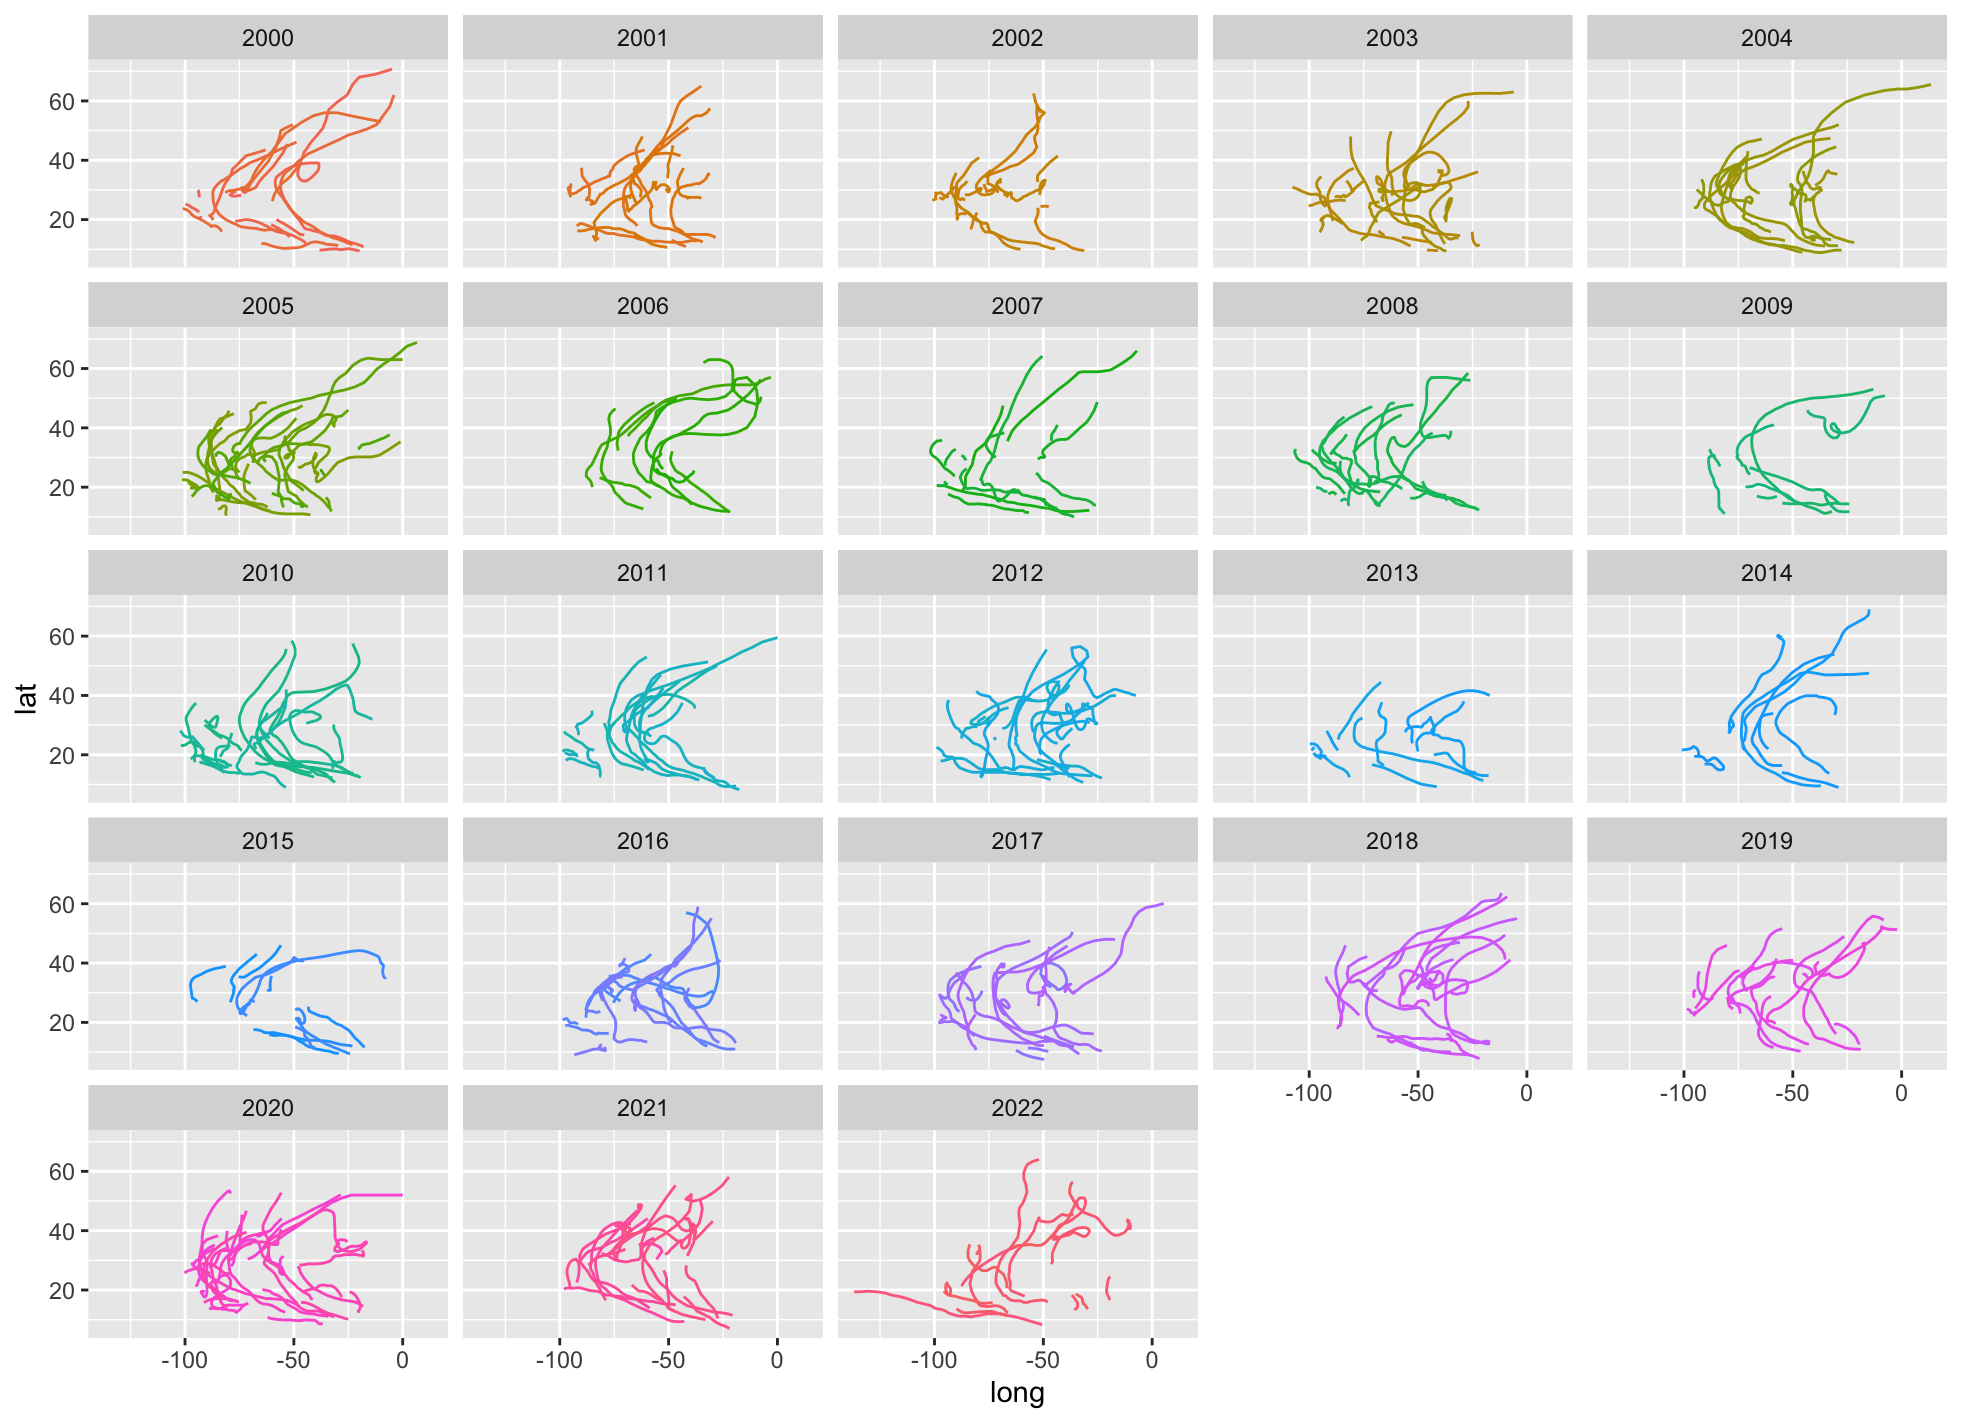

Write R code to recreate this figure.
#24-0730 12:13


library(tidyverse)
library(patchwork)
#
storms |> glimpse()
storms |> str()

#
storms |> 
  count(name, year)

storms |> count(name)
storms$name |> table() |> data.frame()
storms$name |> n_distinct()
storms |> count(year) 
?storms

# geom_path year ----
storms %>%
  filter(year >= 2000) %>%
  ggplot(aes(long, lat, color = paste(year, name))) -> q

q + geom_path(show.legend = FALSE) + 
  ggtitle("path") +
  facet_wrap(~year)


q + geom_path(show.legend = FALSE) + 
  ggtitle("path") +
  facet_wrap(~month)


# path vs line ----
storms %>%
  filter(year >= 2000) %>%
  ggplot(aes(long, lat, color = paste(year, name))) -> q

#
  (q + geom_path(show.legend = FALSE) + 
    ggtitle("path") +
    facet_wrap(~year)) / 
  (q + geom_line(show.legend = FALSE) + 
     ggtitle("line") +
     facet_wrap(~year))


## month
storms |> count(year)
storms %>%
  filter(year >= 2001, year <= 2020) %>%
  ggplot(aes(long, lat, color = paste(month, name))) -> p2001

storms %>%
  filter(year >= 1981, year <= 2000) %>%
  ggplot(aes(long, lat, color = paste(month, name))) -> p1981


#
(p1981 + geom_path(show.legend = FALSE) + 
    ggtitle("1981~2000") +
    facet_wrap(~month)) / 
(p2001 + geom_path(show.legend = FALSE) + 
    ggtitle("2001~2020") +
    facet_wrap(~month))


#check
storms |> 
  filter(year >= 1981, year <= 2000) |> 
  count(month)



#
str(mtcars)
mtcars |> 
  as_tibble(rownames = "group") |> 
  mutate_at(vars(-group), rescale)

?across

iris |> head(20)
iris |> 
  mutate(across(1:Sepal.Length, round)) |> head(20)
?across
rnorm(1)
tibble(g = c(1,1,2,3), v1 = 10:13, v2 = 20:23) |> 
  group_by(g) -> gdf
set.seed(1)
rnorm(1) -> n
n
gdf 
gdf |> 
  mutate(across(v1:v2, ~ .x + n))

#
diamonds |> 
  group_by(cut, color, clarity) |> 
  reframe(mean_carat = mean(carat))

#
starwars |> 
  filter(species == "Droid")
starwars |> 
  count(species) |> print(n = Inf)


#
# ggplot2 패키지 로드
library(ggplot2)

# 데이터 프레임 생성
(data <- tibble(
  x = c(1, 2, 3, 4, 5, 4, 3, 2, 1),
  y = c(1, 2, 1, 2, 1, 0, 1, 0, 1)))

# ggplot을 사용하여 geom_path()로 선 그리기

ggplot(data, aes(x = x, y = y)) +
  geom_path() +
  ggtitle("Example of geom_path()") +
  xlab("X axis") +
  ylab("Y axis") -> temp_p

ggplot(data, aes(x = x, y = y)) +
  geom_line() +
  ggtitle("Example of geom_line()") +
  xlab("X axis") +
  ylab("Y axis") -> temp_l

library(patchwork)
temp_p / temp_l
